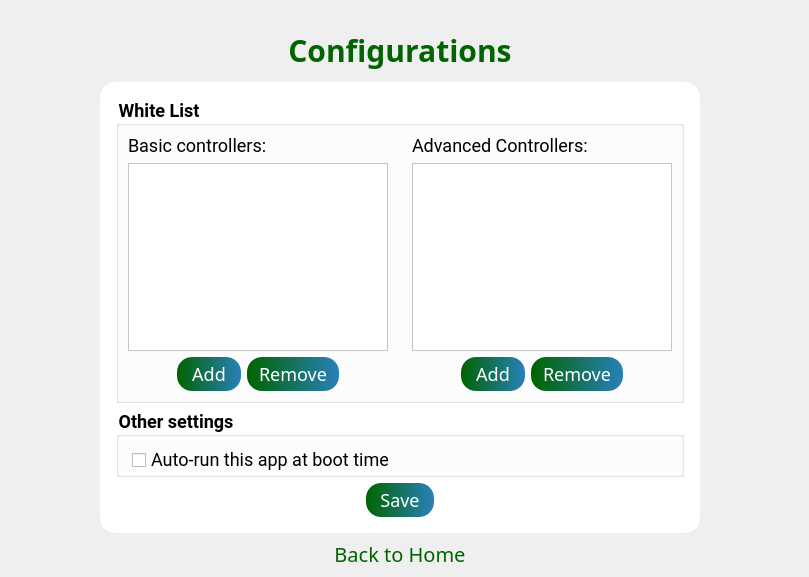
    <widget class="QWidget" name="configPage">
     <property name="styleSheet">
      <string notr="true"/>
     </property>
     <widget class="QPushButton" name="configBackBtn">
      <property name="geometry">
       <rect>
        <x>300</x>
        <y>540</y>
        <width>200</width>
        <height>28</height>
       </rect>
      </property>
      <property name="font">
       <font>
        <family>SVN-Cookies</family>
        <pointsize>-1</pointsize>
       </font>
      </property>
      <property name="cursor">
       <cursorShape>PointingHandCursor</cursorShape>
      </property>
      <property name="styleSheet">
       <string notr="true">QPushButton {
font-size: 20px;
color: #006400;
background-color: none;
border: none;
}

QPushButton:hover {
color: #F0E68C;
}</string>
      </property>
      <property name="text">
       <string>Back to Home</string>
      </property>
     </widget>
     <widget class="QLabel" name="label_3">
      <property name="geometry">
       <rect>
        <x>0</x>
        <y>24</y>
        <width>800</width>
        <height>51</height>
       </rect>
      </property>
      <property name="font">
       <font>
        <family>SVN-Cookies</family>
        <pointsize>-1</pointsize>
        <weight>75</weight>
        <bold>true</bold>
       </font>
      </property>
      <property name="styleSheet">
       <string notr="true">font-size: 30px;
color: #006400;
font-weight: bold;</string>
      </property>
      <property name="text">
       <string>Configurations</string>
      </property>
      <property name="alignment">
       <set>Qt::AlignCenter</set>
      </property>
     </widget>
     <widget class="QWidget" name="configWidget" native="true">
      <property name="geometry">
       <rect>
        <x>100</x>
        <y>82</y>
        <width>600</width>
        <height>451</height>
       </rect>
      </property>
      <property name="styleSheet">
       <string notr="true">QWidget#configWidget {
	background-color: #fff;
	border-radius: 15px;
}

QGroupBox {
	font-size: 18px;
}

QLabel {
	font-size: 18px;
}</string>
      </property>
      <layout class="QVBoxLayout" name="verticalLayout_5" stretch="1,0,0">
       <property name="leftMargin">
        <number>16</number>
       </property>
       <property name="topMargin">
        <number>16</number>
       </property>
       <property name="rightMargin">
        <number>16</number>
       </property>
       <property name="bottomMargin">
        <number>16</number>
       </property>
       <item>
        <widget class="QGroupBox" name="groupBox_4">
         <property name="font">
          <font>
           <family>Roboto</family>
           <pointsize>-1</pointsize>
           <weight>75</weight>
           <bold>true</bold>
          </font>
         </property>
         <property name="styleSheet">
          <string notr="true">QPushButton {
	background: qlineargradient( x1:0 y1:0, x2:1 y2:0, stop:0 #006400,  stop:1 #2980b9);
	padding: 4px 12px;
 	font-size: 18px;
	color: #fff;
	border: none;
	border-radius: 15px;
}

QPushButton:hover {
	background: qlineargradient( x1:0 y1:0, x2:1 y2:0, stop:0 #F0E68C,  stop:1 #9acd32);
}</string>
         </property>
         <property name="title">
          <string>White List</string>
         </property>
         <property name="flat">
          <bool>true</bool>
         </property>
         <property name="checkable">
          <bool>false</bool>
         </property>
         <layout class="QHBoxLayout" name="horizontalLayout_3">
          <property name="leftMargin">
           <number>0</number>
          </property>
          <property name="topMargin">
           <number>0</number>
          </property>
          <property name="rightMargin">
           <number>0</number>
          </property>
          <property name="bottomMargin">
           <number>0</number>
          </property>
          <item>
           <widget class="QWidget" name="widget_4" native="true">
            <layout class="QVBoxLayout" name="verticalLayout">
             <item>
              <widget class="QLabel" name="label_10">
               <property name="font">
                <font>
                 <family>Roboto</family>
                 <pointsize>-1</pointsize>
                </font>
               </property>
               <property name="text">
                <string>Basic controllers:</string>
               </property>
              </widget>
             </item>
             <item>
              <widget class="QListWidget" name="basicList">
               <property name="font">
                <font>
                 <family>Roboto</family>
                 <pointsize>-1</pointsize>
                </font>
               </property>
               <property name="styleSheet">
                <string notr="true">QListWidget {
	font-size: 18px;
	background-color: white;
	padding-left: 6px;
}


QScrollBar:vertical {  
	border-radius: 5px;
    background: transparent;
    width: 18px;    
    margin: 8px 0px 0px 8px;
}

QScrollBar::handle:vertical {
	/*cff4ff*/
    background: #006400;
	border-radius: 5px;
}

QScrollBar::add-line:vertical {
    height: 0px;
    subcontrol-position: bottom;
    subcontrol-origin: margin;
}

QScrollBar::sub-line:vertical {
    height: 0 px;
    subcontrol-position: top;
    subcontrol-origin: margin;
}</string>
               </property>
               <property name="spacing">
                <number>0</number>
               </property>
              </widget>
             </item>
             <item>
              <widget class="QWidget" name="widget_5" native="true">
               <layout class="QHBoxLayout" name="horizontalLayout_4" stretch="0,1,1,0">
                <property name="topMargin">
                 <number>0</number>
                </property>
                <property name="bottomMargin">
                 <number>0</number>
                </property>
                <item>
                 <spacer name="horizontalSpacer_3">
                  <property name="orientation">
                   <enum>Qt::Horizontal</enum>
                  </property>
                  <property name="sizeHint" stdset="0">
                   <size>
                    <width>40</width>
                    <height>20</height>
                   </size>
                  </property>
                 </spacer>
                </item>
                <item>
                 <widget class="QPushButton" name="basicAddBtn">
                  <property name="font">
                   <font>
                    <family>SVN-Cookies</family>
                    <pointsize>-1</pointsize>
                   </font>
                  </property>
                  <property name="cursor">
                   <cursorShape>PointingHandCursor</cursorShape>
                  </property>
                  <property name="text">
                   <string>Add</string>
                  </property>
                 </widget>
                </item>
                <item>
                 <widget class="QPushButton" name="basicRemoveBtn">
                  <property name="font">
                   <font>
                    <family>SVN-Cookies</family>
                    <pointsize>-1</pointsize>
                   </font>
                  </property>
                  <property name="cursor">
                   <cursorShape>PointingHandCursor</cursorShape>
                  </property>
                  <property name="text">
                   <string>Remove</string>
                  </property>
                 </widget>
                </item>
                <item>
                 <spacer name="horizontalSpacer_4">
                  <property name="orientation">
                   <enum>Qt::Horizontal</enum>
                  </property>
                  <property name="sizeHint" stdset="0">
                   <size>
                    <width>40</width>
                    <height>20</height>
                   </size>
                  </property>
                 </spacer>
                </item>
               </layout>
              </widget>
             </item>
            </layout>
           </widget>
          </item>
          <item>
           <widget class="QWidget" name="widget_6" native="true">
            <layout class="QVBoxLayout" name="verticalLayout_6">
             <item>
              <widget class="QLabel" name="label_13">
               <property name="font">
                <font>
                 <family>Roboto</family>
                 <pointsize>-1</pointsize>
                </font>
               </property>
               <property name="text">
                <string>Advanced Controllers:</string>
               </property>
              </widget>
             </item>
             <item>
              <widget class="QListWidget" name="advancedList">
               <property name="font">
                <font>
                 <family>Roboto</family>
                 <pointsize>-1</pointsize>
                </font>
               </property>
               <property name="styleSheet">
                <string notr="true">QListWidget {
	font-size: 18px;
	background-color: white;
	padding-left: 6px;
}


QScrollBar:vertical {  
	border-radius: 5px;
    background: transparent;
    width: 18px;    
    margin: 8px 0px 0px 8px;
}

QScrollBar::handle:vertical {
	/*cff4ff*/
    background: #006400;
	border-radius: 5px;
}

QScrollBar::add-line:vertical {
    height: 0px;
    subcontrol-position: bottom;
    subcontrol-origin: margin;
}

QScrollBar::sub-line:vertical {
    height: 0 px;
    subcontrol-position: top;
    subcontrol-origin: margin;
}</string>
               </property>
              </widget>
             </item>
             <item>
              <widget class="QWidget" name="widget_7" native="true">
               <layout class="QHBoxLayout" name="horizontalLayout_5" stretch="0,1,1,0">
                <property name="topMargin">
                 <number>0</number>
                </property>
                <property name="bottomMargin">
                 <number>0</number>
                </property>
                <item>
                 <spacer name="horizontalSpacer_7">
                  <property name="orientation">
                   <enum>Qt::Horizontal</enum>
                  </property>
                  <property name="sizeHint" stdset="0">
                   <size>
                    <width>40</width>
                    <height>20</height>
                   </size>
                  </property>
                 </spacer>
                </item>
                <item>
                 <widget class="QPushButton" name="advancedAddBtn">
                  <property name="font">
                   <font>
                    <family>SVN-Cookies</family>
                    <pointsize>-1</pointsize>
                   </font>
                  </property>
                  <property name="cursor">
                   <cursorShape>PointingHandCursor</cursorShape>
                  </property>
                  <property name="text">
                   <string>Add</string>
                  </property>
                 </widget>
                </item>
                <item>
                 <widget class="QPushButton" name="advancedRemoveBtn">
                  <property name="font">
                   <font>
                    <family>SVN-Cookies</family>
                    <pointsize>-1</pointsize>
                   </font>
                  </property>
                  <property name="cursor">
                   <cursorShape>PointingHandCursor</cursorShape>
                  </property>
                  <property name="text">
                   <string>Remove</string>
                  </property>
                 </widget>
                </item>
                <item>
                 <spacer name="horizontalSpacer_8">
                  <property name="orientation">
                   <enum>Qt::Horizontal</enum>
                  </property>
                  <property name="sizeHint" stdset="0">
                   <size>
                    <width>40</width>
                    <height>20</height>
                   </size>
                  </property>
                 </spacer>
                </item>
               </layout>
              </widget>
             </item>
            </layout>
           </widget>
          </item>
         </layout>
        </widget>
       </item>
       <item>
        <widget class="QGroupBox" name="groupBox_5">
         <property name="font">
          <font>
           <family>Roboto</family>
           <pointsize>-1</pointsize>
           <weight>75</weight>
           <bold>true</bold>
          </font>
         </property>
         <property name="styleSheet">
          <string notr="true">QGroupBox {
	font-size: 18px;
}

QCheckBox {
	font-size: 18px;
}</string>
         </property>
         <property name="title">
          <string>Other settings</string>
         </property>
         <property name="alignment">
          <set>Qt::AlignLeading|Qt::AlignLeft|Qt::AlignTop</set>
         </property>
         <property name="flat">
          <bool>true</bool>
         </property>
         <layout class="QGridLayout" name="gridLayout">
          <property name="leftMargin">
           <number>13</number>
          </property>
          <property name="bottomMargin">
           <number>0</number>
          </property>
          <item row="0" column="0">
           <widget class="QCheckBox" name="autoRunBox">
            <property name="font">
             <font>
              <family>Roboto</family>
              <pointsize>-1</pointsize>
             </font>
            </property>
            <property name="cursor">
             <cursorShape>PointingHandCursor</cursorShape>
            </property>
            <property name="text">
             <string>Auto-run this app at boot time</string>
            </property>
           </widget>
          </item>
         </layout>
        </widget>
       </item>
       <item>
        <widget class="QWidget" name="widget_2" native="true">
         <layout class="QHBoxLayout" name="horizontalLayout">
          <property name="topMargin">
           <number>0</number>
          </property>
          <property name="bottomMargin">
           <number>0</number>
          </property>
          <item>
           <spacer name="horizontalSpacer">
            <property name="orientation">
             <enum>Qt::Horizontal</enum>
            </property>
            <property name="sizeHint" stdset="0">
             <size>
              <width>40</width>
              <height>20</height>
             </size>
            </property>
           </spacer>
          </item>
          <item>
           <widget class="QPushButton" name="configSaveBtn">
            <property name="font">
             <font>
              <family>SVN-Cookies</family>
              <pointsize>-1</pointsize>
             </font>
            </property>
            <property name="cursor">
             <cursorShape>PointingHandCursor</cursorShape>
            </property>
            <property name="styleSheet">
             <string notr="true">QPushButton {
	background: qlineargradient( x1:0 y1:0, x2:1 y2:0, stop:0 #006400,  stop:1 #2980b9);
	padding: 4px 14px;
 	font-size: 18px;
	color: #fff;
	border: none;
	border-radius: 15px;
}

QPushButton:hover {
	background: qlineargradient( x1:0 y1:0, x2:1 y2:0, stop:0 #F0E68C,  stop:1 #9acd32);
}</string>
            </property>
            <property name="text">
             <string>Save</string>
            </property>
           </widget>
          </item>
          <item>
           <spacer name="horizontalSpacer_2">
            <property name="orientation">
             <enum>Qt::Horizontal</enum>
            </property>
            <property name="sizeHint" stdset="0">
             <size>
              <width>40</width>
              <height>20</height>
             </size>
            </property>
           </spacer>
          </item>
         </layout>
        </widget>
       </item>
      </layout>
     </widget>
    </widget>
